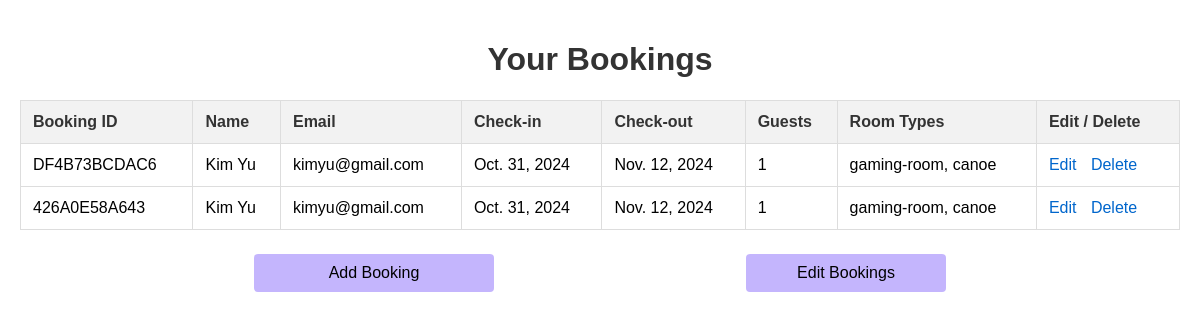
Screenshot of /my_bookings/ (signed in) with the database file from the repository.
### api/models.py (models this page shows, shortened)
class Booking(models.Model):
    user = models.ForeignKey(User, on_delete=models.CASCADE, null=True, blank=True)
    hotel = models.ForeignKey('Hotel', on_delete=models.CASCADE, null=True, blank=True)  # Link to hotel
    name = models.CharField(max_length=100)
    email = models.EmailField()
    check_in = models.DateField(null=True, blank=True)
    check_out = models.DateField(null=True, blank=True)
    guests = models.IntegerField()
    room_types = models.TextField(null=True)
    booking_number = models.CharField(max_length=12, editable=False, default=uuid.uuid4().hex[:12].upper())

### api/views.py (the view)
# urls.py: path('my_bookings/', my_bookings, name='my_bookings'),
@login_required
def my_bookings(request):
    bookings = Booking.objects.filter(user=request.user)
    return render(request, 'my_bookings.html', {'bookings': bookings})

### api/templates/my_bookings.html (shortened to what this page needs)
<!DOCTYPE html>
<html lang="en">
<head>
</head>
<body>
    {% load static %}
    <div class="container">
        <h1>Your Bookings</h1>
        <table>
            <thead>
                <tr>
                    <th>Booking ID</th>
                    <th>Name</th>
                    <th>Email</th>
                    <th>Check-in</th>
                    <th>Check-out</th>
                    <th>Guests</th>
                    <th>Room Types</th>
                    <th>Edit / Delete</th>
                </tr>
            </thead>
            <tbody>
                {% for booking in bookings %}
                    <tr>
                        <td>{{ booking.booking_number }}</td>
                        <td>{{ booking.name }}</td>
                        <td>{{ booking.email }}</td>
                        <td>{{ booking.check_in }}</td>
                        <td>{{ booking.check_out }}</td>
                        <td>{{ booking.guests }}</td>
                        <td>{{ booking.room_types }}</td>
                        <td>
                            <a href="{% url 'edit_booking' booking.id %}" class="action-link">Edit</a>
                            <a href="#" class="action-link" onclick="confirmDelete({{ booking.id }})">Delete</a>
                        </td>
                    </tr>
                {% endfor %}
            </tbody>
        </table>
    </div>
    <div class="button-container">
        <a href="{% url 'booking' %}" class="button">Add Booking</a>
        <button class="button" id="editBookingsButton">Edit Bookings</button>
    </div>
</body>
</html>

### api/templates/my_bookings.html (style rules this page uses)
body { font-family: Arial, sans-serif; margin: 0; padding: 20px; box-sizing: border-box; }
.container { max-width: 1200px; margin: 0 auto; }
h1 { color: #333; text-align: center; }
table { width: 100%; border-collapse: collapse; margin-bottom: 20px; }
th, td { border: 1px solid #ddd; padding: 12px; text-align: left; }
th { background-color: #f2f2f2; font-weight: bold; color: #333; }
.action-link { color: #0066cc; text-decoration: none; margin-right: 10px; }
.button-container { display: flex; justify-content: space-between; padding: 0 20%; }
.button { background-color: #c4b5fd; border: none; color: black; padding: 10px 20px; text-align: center; text-decoration: none; display: inline-block; font-size: 16px; margin: 4px 2px; cursor: pointer; border-radius: 4px; width: 200px; }

### rows the page displays
Booking: booking_number "DF4B73BCDAC6", name "Kim Yu", email "kimyu@gmail.com", check_in "Oct. 31, 2024", check_out "Nov. 12, 2024", guests "1", room_types "gaming-room, canoe"
Booking: booking_number "426A0E58A643", name "Kim Yu", email "kimyu@gmail.com", check_in "Oct. 31, 2024", check_out "Nov. 12, 2024", guests "1", room_types "gaming-room, canoe"
